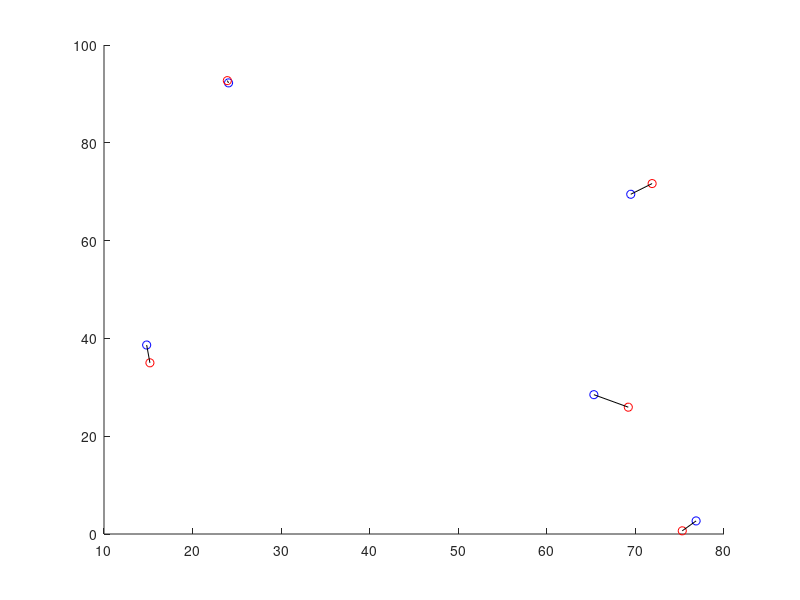

Recreate this plot in MATLAB. (Note: this script raises an error after producing the figure.)
close all;
clear; 

alpha = 3;
k = 100;
r_k = 5;
density = 0.001;
X_size = 100;
Y_size = 100;


MaxDist = 5;
NumRuns = 1;

rho = zeros(1,NumRuns);
gerschgorin_max = zeros(1,NumRuns);
gerschgorin_min = zeros(1,NumRuns);
inf_norm = zeros(1,NumRuns);
rayleigh = zeros(1,NumRuns);
determinant = zeros(1,NumRuns);
NumD2Dpairs = zeros(1,NumRuns);

for run = 1:NumRuns
    % using Poisson process to generate a number of D2D pairs
    % using max() to avoid 0 value, at least 1
    % NumD2Dpairs(run) = max(round(poissrnd(density*X_size*Y_size)),1);
    NumD2Dpairs(run) = 5;
    
    onevec = ones(NumD2Dpairs(run),1);
    
    % generate random location of UEs
    % rand returns a number from [0, 1)
    SenderPos = zeros(2,NumD2Dpairs(run));
    for i = 1:NumD2Dpairs(run)
        SenderPos(1,i) = rand*X_size;
        SenderPos(2,i) = rand*X_size;
    end

    ReceiverPos = zeros(size(SenderPos));
    for i = 1:NumD2Dpairs(run)
        dist = rand*MaxDist;
        angle = rand*2*pi;
        ReceiverPos(1,i) = SenderPos(1,i) + dist*cos(angle);
        ReceiverPos(2,i) = SenderPos(2,i) + dist*sin(angle);
    end

    % For Displaying
    scatter(SenderPos(1,:),SenderPos(2,:),'b');
    hold on
    scatter(ReceiverPos(1,:),ReceiverPos(2,:),'r');

    for i = 1:NumD2Dpairs(run)
        plot([SenderPos(1,i),ReceiverPos(1,i)],[SenderPos(2,i),ReceiverPos(2,i)],'k');
    end
    
    % The Channel Matrix
    H = zeros(NumD2Dpairs(run));

    for i = 1:NumD2Dpairs(run)
        for j = 1:NumD2Dpairs(run)
            H(i,j) = norm(ReceiverPos(:,i)-SenderPos(:,j))^(-alpha);
        end
    end
    
    % The Normalized Channel Matrix
    V = zeros(NumD2Dpairs(run));
    for i = 1:NumD2Dpairs(run)
        V(i,:) = H(i,:)./H(i,i);
    end

    T = diag(rand(1,NumD2Dpairs(run)));
    S = diag(diag(T)./(1-diag(T)));
    K_T = T*V;
    
    % Spectral Radius
    rho(run) = mean((K_T)^(k+1)*onevec./((K_T)^k*onevec));

end

% calculation Foschini Matrix
gama_dB = 5; %dB
gama = dBToLinear(gama_dB); %linear

% make the diagonal of V to be 0, that is Foschini Matrix
F = (V - V.*eye(size(V))) .* gama;

max(eig(F))